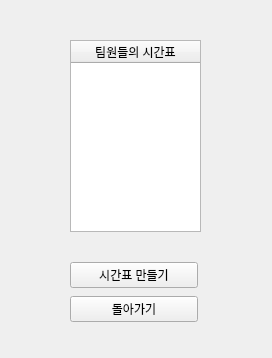
<?xml version="1.0" encoding="UTF-8"?>
<ui version="4.0">
 <class>Form</class>
 <widget class="QWidget" name="Form">
  <property name="geometry">
   <rect>
    <x>0</x>
    <y>0</y>
    <width>272</width>
    <height>358</height>
   </rect>
  </property>
  <property name="windowTitle">
   <string>Form</string>
  </property>
  <widget class="QTableWidget" name="table_timetables">
   <property name="geometry">
    <rect>
     <x>70</x>
     <y>40</y>
     <width>131</width>
     <height>192</height>
    </rect>
   </property>
   <property name="sizePolicy">
    <sizepolicy hsizetype="Expanding" vsizetype="Expanding">
     <horstretch>0</horstretch>
     <verstretch>0</verstretch>
    </sizepolicy>
   </property>
   <property name="frameShape">
    <enum>QFrame::StyledPanel</enum>
   </property>
   <attribute name="horizontalHeaderDefaultSectionSize">
    <number>129</number>
   </attribute>
   <attribute name="verticalHeaderVisible">
    <bool>false</bool>
   </attribute>
   <column>
    <property name="text">
     <string>팀원들의 시간표</string>
    </property>
    <property name="textAlignment">
     <set>AlignCenter</set>
    </property>
   </column>
  </widget>
  <widget class="QWidget" name="">
   <property name="geometry">
    <rect>
     <x>70</x>
     <y>260</y>
     <width>128</width>
     <height>66</height>
    </rect>
   </property>
   <layout class="QVBoxLayout" name="verticalLayout">
    <item>
     <widget class="QPushButton" name="pushButton">
      <property name="text">
       <string>시간표 만들기</string>
      </property>
     </widget>
    </item>
    <item>
     <widget class="QPushButton" name="pushButton_2">
      <property name="text">
       <string>돌아가기</string>
      </property>
     </widget>
    </item>
   </layout>
  </widget>
 </widget>
 <resources/>
 <connections>
  <connection>
   <sender>pushButton</sender>
   <signal>clicked()</signal>
   <receiver>Form</receiver>
   <slot>btn_team_timetable_clicked()</slot>
   <hints>
    <hint type="sourcelabel">
     <x>155</x>
     <y>274</y>
    </hint>
    <hint type="destinationlabel">
     <x>241</x>
     <y>261</y>
    </hint>
   </hints>
  </connection>
  <connection>
   <sender>pushButton_2</sender>
   <signal>clicked()</signal>
   <receiver>Form</receiver>
   <slot>btn_back_clicked()</slot>
   <hints>
    <hint type="sourcelabel">
     <x>125</x>
     <y>307</y>
    </hint>
    <hint type="destinationlabel">
     <x>243</x>
     <y>310</y>
    </hint>
   </hints>
  </connection>
 </connections>
 <slots>
  <slot>btn_team_timetable_clicked()</slot>
  <slot>btn_back_clicked()</slot>
 </slots>
</ui>
